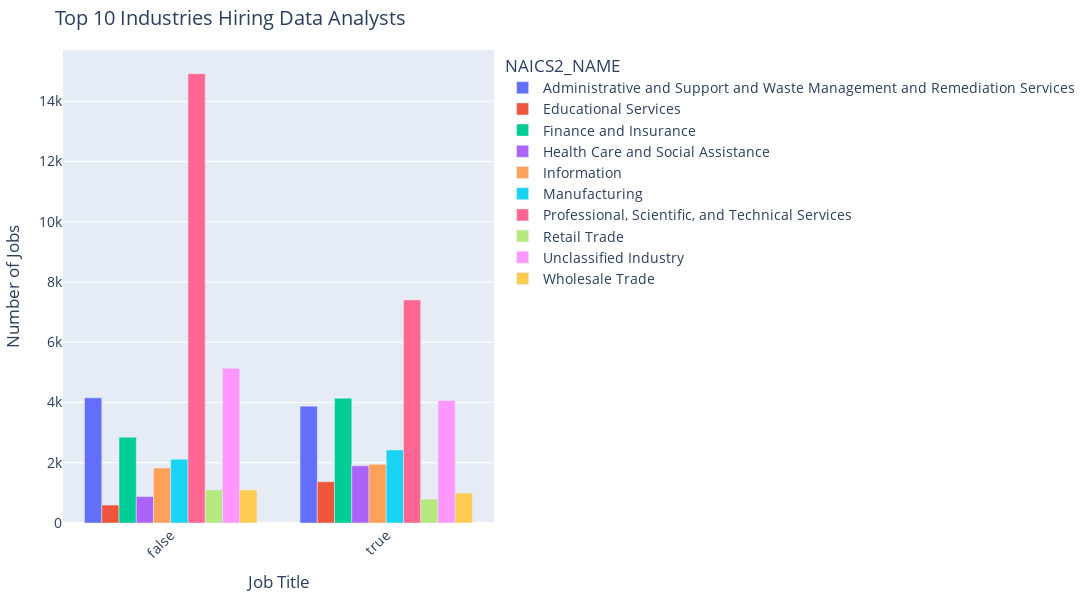

Notebook cell for this chart:
### Code cell
import plotly.express as px

# Identify the top 10 industries with the most data analyst jobs
top_industries = df_grouped.groupby("NAICS2_NAME")["Job_Count"].sum().nlargest(10).index

# Filter the dataset for top industries
df_top_industries = df_grouped[df_grouped["NAICS2_NAME"].isin(top_industries)]

# Create the bar chart
fig = px.bar(df_top_industries, 
             x="DATA_ANALYST_JOB", 
             y="Job_Count", 
             color="NAICS2_NAME",
             title="Top 10 Industries Hiring Data Analysts",
             labels={'DATA_ANALYST_JOB': 'Job Title', 'Job_Count': 'Number of Jobs'},
             barmode='group')

# **Fix sizing & layout**
fig.update_layout(
    autosize=True,
    width=1100,  # Adjust width to fit layout
    height=600,  # Increase height
    margin=dict(l=50, r=50, t=50, b=50),  # Reduce margins
    font=dict(size=14),  # Improve font readability
    xaxis=dict(tickangle=-45),  # Rotate x-axis labels for better fit
)
fig.show()
# Save the updated plot as an HTML file
fig.write_html("figures/plot2industries.html")

### Figure 1 — Plotly figure (JSON) as saved in the notebook; plotly's stock layout.template omitted (floating-point values rounded to 4 significant figures)
{"data": [{"alignmentgroup": "True", "hovertemplate": "NAICS2_NAME=Administrative and Support and Waste Management and Remediation Services<br>Job Title=%{x}<br>Number of Jobs=%{y}<extra></extra>", "legendgroup": "Administrative and Support and Waste Management and Remediation Services", "marker": {"color": "#636efa", "pattern": {"shape": ""}}, "name": "Administrative and Support and Waste Management and Remediation Services", "offsetgroup": "Administrative and Support and Waste Management and Remediation Services", "orientation": "v", "showlegend": true, "textposition": "auto", "type": "bar", "x": [false, true], "xaxis": "x", "y": [4155, 3878], "yaxis": "y"}, {"alignmentgroup": "True", "hovertemplate": "NAICS2_NAME=Educational Services<br>Job Title=%{x}<br>Number of Jobs=%{y}<extra></extra>", "legendgroup": "Educational Services", "marker": {"color": "#EF553B", "pattern": {"shape": ""}}, "name": "Educational Services", "offsetgroup": "Educational Services", "orientation": "v", "showlegend": true, "textposition": "auto", "type": "bar", "x": [false, true], "xaxis": "x", "y": [596, 1370], "yaxis": "y"}, {"alignmentgroup": "True", "hovertemplate": "NAICS2_NAME=Finance and Insurance<br>Job Title=%{x}<br>Number of Jobs=%{y}<extra></extra>", "legendgroup": "Finance and Insurance", "marker": {"color": "#00cc96", "pattern": {"shape": ""}}, "name": "Finance and Insurance", "offsetgroup": "Finance and Insurance", "orientation": "v", "showlegend": true, "textposition": "auto", "type": "bar", "x": [false, true], "xaxis": "x", "y": [2849, 4142], "yaxis": "y"}, {"alignmentgroup": "True", "hovertemplate": "NAICS2_NAME=Health Care and Social Assistance<br>Job Title=%{x}<br>Number of Jobs=%{y}<extra></extra>", "legendgroup": "Health Care and Social Assistance", "marker": {"color": "#ab63fa", "pattern": {"shape": ""}}, "name": "Health Care and Social Assistance", "offsetgroup": "Health Care and Social Assistance", "orientation": "v", "showlegend": true, "textposition": "auto", "type": "bar", "x": [false, true], "xaxis": "x", "y": [877, 1899], "yaxis": "y"}, {"alignmentgroup": "True", "hovertemplate": "NAICS2_NAME=Information<br>Job Title=%{x}<br>Number of Jobs=%{y}<extra></extra>", "legendgroup": "Information", "marker": {"color": "#FFA15A", "pattern": {"shape": ""}}, "name": "Information", "offsetgroup": "Information", "orientation": "v", "showlegend": true, "textposition": "auto", "type": "bar", "x": [false, true], "xaxis": "x", "y": [1824, 1950], "yaxis": "y"}, {"alignmentgroup": "True", "hovertemplate": "NAICS2_NAME=Manufacturing<br>Job Title=%{x}<br>Number of Jobs=%{y}<extra></extra>", "legendgroup": "Manufacturing", "marker": {"color": "#19d3f3", "pattern": {"shape": ""}}, "name": "Manufacturing", "offsetgroup": "Manufacturing", "orientation": "v", "showlegend": true, "textposition": "auto", "type": "bar", "x": [false, true], "xaxis": "x", "y": [2119, 2427], "yaxis": "y"}, {"alignmentgroup": "True", "hovertemplate": "NAICS2_NAME=Professional, Scientific, and Technical Services<br>Job Title=%{x}<br>Number of Jobs=%{y}<extra></extra>", "legendgroup": "Professional, Scientific, and Technical Services", "marker": {"color": "#FF6692", "pattern": {"shape": ""}}, "name": "Professional, Scientific, and Technical Services", "offsetgroup": "Professional, Scientific, and Technical Services", "orientation": "v", "showlegend": true, "textposition": "auto", "type": "bar", "x": [false, true], "xaxis": "x", "y": [14918, 7407], "yaxis": "y"}, {"alignmentgroup": "True", "hovertemplate": "NAICS2_NAME=Retail Trade<br>Job Title=%{x}<br>Number of Jobs=%{y}<extra></extra>", "legendgroup": "Retail Trade", "marker": {"color": "#B6E880", "pattern": {"shape": ""}}, "name": "Retail Trade", "offsetgroup": "Retail Trade", "orientation": "v", "showlegend": true, "textposition": "auto", "type": "bar", "x": [false, true], "xaxis": "x", "y": [1097, 793], "yaxis": "y"}, {"alignmentgroup": "True", "hovertemplate": "NAICS2_NAME=Unclassified Industry<br>Job Title=%{x}<br>Number of Jobs=%{y}<extra></extra>", "legendgroup": "Unclassified Industry", "marker": {"color": "#FF97FF", "pattern": {"shape": ""}}, "name": "Unclassified Industry", "offsetgroup": "Unclassified Industry", "orientation": "v", "showlegend": true, "textposition": "auto", "type": "bar", "x": [false, true], "xaxis": "x", "y": [5140, 4069], "yaxis": "y"}, {"alignmentgroup": "True", "hovertemplate": "NAICS2_NAME=Wholesale Trade<br>Job Title=%{x}<br>Number of Jobs=%{y}<extra></extra>", "legendgroup": "Wholesale Trade", "marker": {"color": "#FECB52", "pattern": {"shape": ""}}, "name": "Wholesale Trade", "offsetgroup": "Wholesale Trade", "orientation": "v", "showlegend": true, "textposition": "auto", "type": "bar", "x": [false, true], "xaxis": "x", "y": [1098, 993], "yaxis": "y"}], "layout": {"autosize": true, "barmode": "group", "font": {"size": 14}, "height": 600, "legend": {"title": {"text": "NAICS2_NAME"}, "tracegroupgap": 0}, "margin": {"b": 50, "l": 50, "r": 50, "t": 50}, "title": {"text": "Top 10 Industries Hiring Data Analysts"}, "width": 1100, "xaxis": {"anchor": "y", "domain": [0, 1], "tickangle": -45, "title": {"text": "Job Title"}}, "yaxis": {"anchor": "x", "domain": [0, 1], "title": {"text": "Number of Jobs"}}}}
